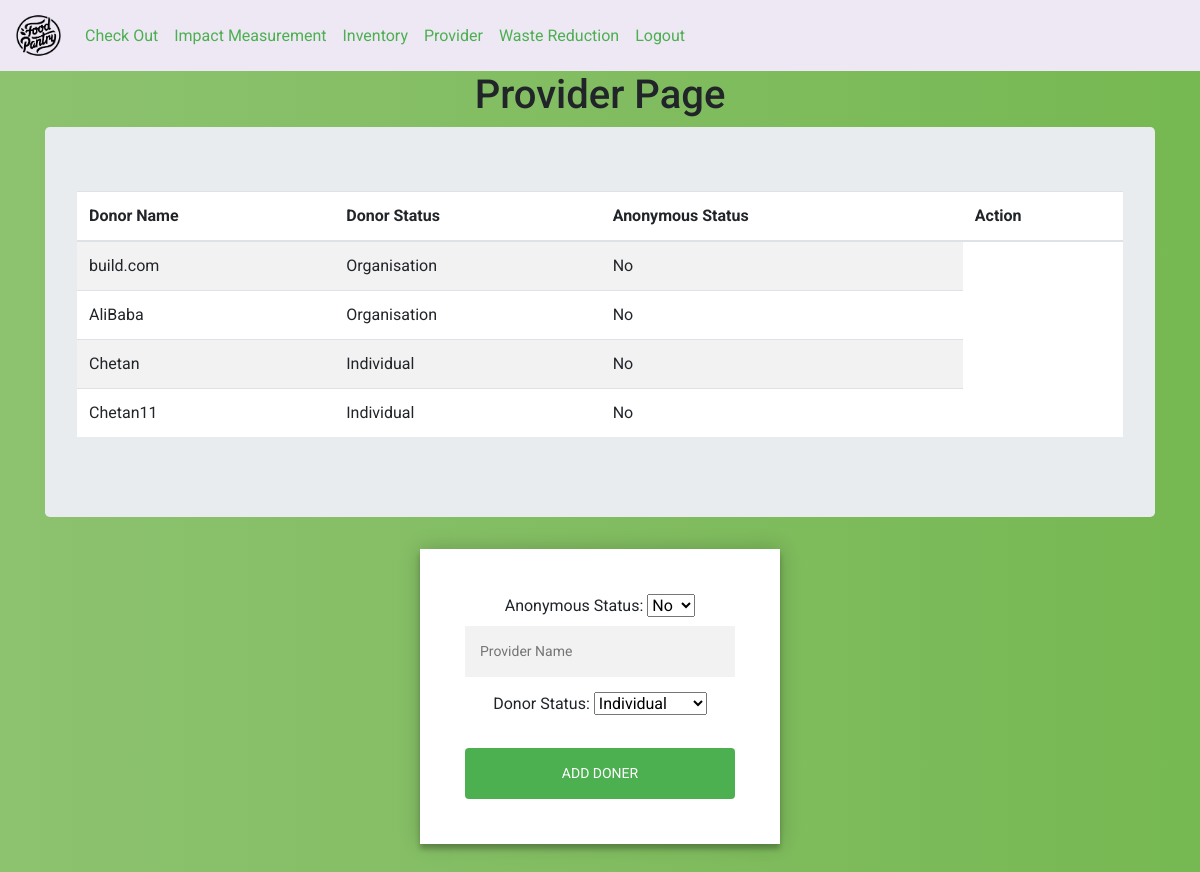
Screenshot of /provider/ (signed in) with the database file from the repository.
### provider/models.py (models this page shows, shortened)
class provider(models.Model):
    donor_name = models.CharField(max_length=50,primary_key=True )
    donor_status = models.CharField(max_length=50)
    anonymous_status = models.CharField(max_length=3)

### provider/views.py (the view)
# urls.py: path('provider/', provider_views.provider_view, name='provider_view'),
@login_required(login_url='/login/')
def provider_view(request):
	donor = provider.objects.all()
	donor_data = provider_form()
	if (request.method=="POST"):
			donor_data = provider_form(request.POST)
	if donor_data.is_valid():
			donor_data.save()
	context = {'donor':donor,'donor_data':donor_data}
	return render(request, 'provider/provider.html',context)

### provider/forms.py
class provider_form(forms.ModelForm):
    donor_name = forms.CharField(widget=forms.TextInput(attrs={'placeholder': 'Provider Name '}))
    CHS = [('Individual', 'Individual'), ('Organisation', 'Organisation')]
    donor_status = forms.CharField(widget=forms.Select(attrs={'style':'display:inline;'},choices=CHS))
    CH = [('No', 'No'),('Yes', 'Yes')]
    anonymous_status = forms.CharField(widget=forms.Select(attrs={'style':'display:inline;'},choices=CH))
    class Meta():
	     model = provider
	     fields = '__all__'

### templates/provider/provider.html (shortened to what this page needs)
<!DOCTYPE html>
<html>
<head>
	{% include "dashboard/shared_links.html" %}
</head>
<body>
	{% include "dashboard/navigation_bar.html" %}
<h1>Provider Page</h1>
 {% load static %}
<div class="container">
<div class="jumbotron">
 <table bgcolor="white" class="table table-striped">
  <thead>
    <tr>
      <th scope="col">Donor Name</th>
      <th scope="col">Donor Status</th>
      <th scope="col">Anonymous Status</th>
	  <th scope="col">Action</th>
    </tr>
  </thead>
  <tbody>
{% for each in donor %}
    <tr>
    				<td>{{each.donor_name}}</td>
					<td>{{each.donor_status}}</td>
					<td>{{each.anonymous_status}}</td>
    	</tr>
		 		{% endfor %}
  </tbody>
</table>
</div>
</div>
<div class="container">
<div class="form">
	<div class="login-form">
		<form method="POST" action="/provider/">
					<label>Anonymous Status:</label>
					{{donor_data.anonymous_status}}
					{{donor_data.donor_name}}
					<label>Donor Status:</label>
					{{donor_data.donor_status}}
					<br>
					<br>
		<button type="submit" class="btn btn-info">Add Doner</button>
	</form>
</div>
</div>
</div>
</body>
</html>

### static/CSS/common.css (style rules this page uses)
.form { position: relative; z-index: 1; background: #FFFFFF; max-width: 360px; margin: 0 auto 100px; padding: 45px; text-align: center; box-shadow: 0 0 20px 0 rgba(0, 0, 0, 0.2), 0 5px 5px 0 rgba(0, 0, 0, 0.24); }
.form input { font-family: "Roboto", sans-serif; outline: 0; background: #f2f2f2; width: 100%; border: 0; margin: 0 0 15px; padding: 15px; box-sizing: border-box; font-size: 14px; }
.form button { font-family: "Roboto", sans-serif; text-transform: uppercase; outline: 0; background: #4CAF50; width: 100%; border: 0; padding: 15px; color: #FFFFFF; font-size: 14px; -webkit-transition: all 0.3 ease; transition: all 0.3 ease; cursor: pointer; }
h1 { text-align: center; }
body { background: white; background: -webkit-linear-gradient(right, #76b852, #8DC26F); background: -moz-linear-gradient(right, #76b852, #8DC26F); background: -o-linear-gradient(right, #76b852, #8DC26F); background: linear-gradient(to left, #76b852, #8DC26F); font-family: "Roboto", sans-serif; -webkit-font-smoothing: antialiased; -moz-osx-font-smoothing: grayscale; }

### rows the page displays
provider: donor_name "build.com", donor_status "Organisation", anonymous_status "No"
provider: donor_name "AliBaba", donor_status "Organisation", anonymous_status "No"
provider: donor_name "Chetan", donor_status "Individual", anonymous_status "No"
provider: donor_name "Chetan11", donor_status "Individual", anonymous_status "No"
